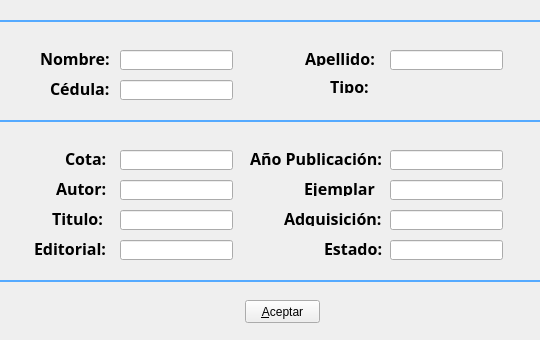
<?xml version="1.0" encoding="UTF-8"?>
<ui version="4.0">
 <class>DialogPrestamo</class>
 <widget class="QWidget" name="DialogPrestamo">
  <property name="geometry">
   <rect>
    <x>0</x>
    <y>0</y>
    <width>540</width>
    <height>340</height>
   </rect>
  </property>
  <property name="minimumSize">
   <size>
    <width>540</width>
    <height>340</height>
   </size>
  </property>
  <property name="maximumSize">
   <size>
    <width>540</width>
    <height>340</height>
   </size>
  </property>
  <property name="windowTitle">
   <string>Form</string>
  </property>
  <widget class="QLabel" name="label_3">
   <property name="geometry">
    <rect>
     <x>40</x>
     <y>50</y>
     <width>71</width>
     <height>16</height>
    </rect>
   </property>
   <property name="font">
    <font>
     <family>Baskerville Old Face</family>
     <pointsize>12</pointsize>
     <weight>75</weight>
     <bold>true</bold>
    </font>
   </property>
   <property name="text">
    <string>Nombre: </string>
   </property>
  </widget>
  <widget class="QLabel" name="label_4">
   <property name="geometry">
    <rect>
     <x>305</x>
     <y>50</y>
     <width>71</width>
     <height>16</height>
    </rect>
   </property>
   <property name="font">
    <font>
     <family>Baskerville Old Face</family>
     <pointsize>12</pointsize>
     <weight>75</weight>
     <bold>true</bold>
    </font>
   </property>
   <property name="text">
    <string>Apellido: </string>
   </property>
  </widget>
  <widget class="QLabel" name="label_5">
   <property name="geometry">
    <rect>
     <x>50</x>
     <y>80</y>
     <width>61</width>
     <height>16</height>
    </rect>
   </property>
   <property name="font">
    <font>
     <family>Baskerville Old Face</family>
     <pointsize>12</pointsize>
     <weight>75</weight>
     <bold>true</bold>
    </font>
   </property>
   <property name="text">
    <string>Cédula: </string>
   </property>
  </widget>
  <widget class="QLabel" name="label_6">
   <property name="geometry">
    <rect>
     <x>330</x>
     <y>80</y>
     <width>46</width>
     <height>13</height>
    </rect>
   </property>
   <property name="font">
    <font>
     <family>Baskerville Old Face</family>
     <pointsize>12</pointsize>
     <weight>75</weight>
     <bold>true</bold>
    </font>
   </property>
   <property name="text">
    <string>Tipo: </string>
   </property>
  </widget>
  <widget class="QLineEdit" name="lineEditNombre">
   <property name="geometry">
    <rect>
     <x>120</x>
     <y>50</y>
     <width>113</width>
     <height>20</height>
    </rect>
   </property>
   <property name="readOnly">
    <bool>true</bool>
   </property>
  </widget>
  <widget class="QLineEdit" name="lineEditCedula">
   <property name="geometry">
    <rect>
     <x>120</x>
     <y>80</y>
     <width>113</width>
     <height>20</height>
    </rect>
   </property>
   <property name="readOnly">
    <bool>true</bool>
   </property>
  </widget>
  <widget class="QLineEdit" name="lineEditApellido">
   <property name="geometry">
    <rect>
     <x>390</x>
     <y>50</y>
     <width>113</width>
     <height>20</height>
    </rect>
   </property>
   <property name="readOnly">
    <bool>true</bool>
   </property>
  </widget>
  <widget class="QLabel" name="lblTipo">
   <property name="geometry">
    <rect>
     <x>390</x>
     <y>80</y>
     <width>111</width>
     <height>16</height>
    </rect>
   </property>
   <property name="font">
    <font>
     <family>Baskerville Old Face</family>
     <pointsize>12</pointsize>
     <weight>75</weight>
     <bold>true</bold>
    </font>
   </property>
   <property name="text">
    <string/>
   </property>
  </widget>
  <widget class="QLabel" name="label_7">
   <property name="geometry">
    <rect>
     <x>65</x>
     <y>150</y>
     <width>41</width>
     <height>16</height>
    </rect>
   </property>
   <property name="font">
    <font>
     <family>Baskerville Old Face</family>
     <pointsize>12</pointsize>
     <weight>75</weight>
     <bold>true</bold>
    </font>
   </property>
   <property name="text">
    <string>Cota: </string>
   </property>
  </widget>
  <widget class="QLabel" name="label_8">
   <property name="geometry">
    <rect>
     <x>56</x>
     <y>180</y>
     <width>51</width>
     <height>16</height>
    </rect>
   </property>
   <property name="font">
    <font>
     <family>Baskerville Old Face</family>
     <pointsize>12</pointsize>
     <weight>75</weight>
     <bold>true</bold>
    </font>
   </property>
   <property name="text">
    <string>Autor: </string>
   </property>
  </widget>
  <widget class="QLabel" name="label_9">
   <property name="geometry">
    <rect>
     <x>52</x>
     <y>210</y>
     <width>51</width>
     <height>16</height>
    </rect>
   </property>
   <property name="font">
    <font>
     <family>Baskerville Old Face</family>
     <pointsize>12</pointsize>
     <weight>75</weight>
     <bold>true</bold>
    </font>
   </property>
   <property name="text">
    <string>Titulo: </string>
   </property>
  </widget>
  <widget class="QLabel" name="label_10">
   <property name="geometry">
    <rect>
     <x>34</x>
     <y>240</y>
     <width>71</width>
     <height>16</height>
    </rect>
   </property>
   <property name="font">
    <font>
     <family>Baskerville Old Face</family>
     <pointsize>12</pointsize>
     <weight>75</weight>
     <bold>true</bold>
    </font>
   </property>
   <property name="text">
    <string>Editorial: </string>
   </property>
  </widget>
  <widget class="QLabel" name="label_11">
   <property name="geometry">
    <rect>
     <x>250</x>
     <y>150</y>
     <width>131</width>
     <height>16</height>
    </rect>
   </property>
   <property name="font">
    <font>
     <family>Baskerville Old Face</family>
     <pointsize>12</pointsize>
     <weight>75</weight>
     <bold>true</bold>
    </font>
   </property>
   <property name="text">
    <string>Año Publicación: </string>
   </property>
  </widget>
  <widget class="QLabel" name="label_12">
   <property name="geometry">
    <rect>
     <x>284</x>
     <y>210</y>
     <width>101</width>
     <height>16</height>
    </rect>
   </property>
   <property name="font">
    <font>
     <family>Baskerville Old Face</family>
     <pointsize>12</pointsize>
     <weight>75</weight>
     <bold>true</bold>
    </font>
   </property>
   <property name="text">
    <string>Adquisición: </string>
   </property>
  </widget>
  <widget class="QLabel" name="label_13">
   <property name="geometry">
    <rect>
     <x>324</x>
     <y>240</y>
     <width>61</width>
     <height>16</height>
    </rect>
   </property>
   <property name="font">
    <font>
     <family>Baskerville Old Face</family>
     <pointsize>12</pointsize>
     <weight>75</weight>
     <bold>true</bold>
    </font>
   </property>
   <property name="text">
    <string>Estado: </string>
   </property>
  </widget>
  <widget class="QLabel" name="label_14">
   <property name="geometry">
    <rect>
     <x>304</x>
     <y>180</y>
     <width>71</width>
     <height>16</height>
    </rect>
   </property>
   <property name="font">
    <font>
     <family>Baskerville Old Face</family>
     <pointsize>12</pointsize>
     <weight>75</weight>
     <bold>true</bold>
    </font>
   </property>
   <property name="text">
    <string>Ejemplar: </string>
   </property>
  </widget>
  <widget class="QLineEdit" name="lineEditCota">
   <property name="geometry">
    <rect>
     <x>120</x>
     <y>150</y>
     <width>113</width>
     <height>20</height>
    </rect>
   </property>
   <property name="readOnly">
    <bool>true</bool>
   </property>
  </widget>
  <widget class="QLineEdit" name="lineEditAutor">
   <property name="geometry">
    <rect>
     <x>120</x>
     <y>180</y>
     <width>113</width>
     <height>20</height>
    </rect>
   </property>
   <property name="readOnly">
    <bool>true</bool>
   </property>
  </widget>
  <widget class="QLineEdit" name="lineEditTitulo">
   <property name="geometry">
    <rect>
     <x>120</x>
     <y>210</y>
     <width>113</width>
     <height>20</height>
    </rect>
   </property>
   <property name="readOnly">
    <bool>true</bool>
   </property>
  </widget>
  <widget class="QLineEdit" name="lineEditEditorial">
   <property name="geometry">
    <rect>
     <x>120</x>
     <y>240</y>
     <width>113</width>
     <height>20</height>
    </rect>
   </property>
   <property name="readOnly">
    <bool>true</bool>
   </property>
  </widget>
  <widget class="QLabel" name="label_15">
   <property name="geometry">
    <rect>
     <x>-130</x>
     <y>120</y>
     <width>800</width>
     <height>2</height>
    </rect>
   </property>
   <property name="styleSheet">
    <string notr="true">background-color: rgb(85, 170, 255);</string>
   </property>
   <property name="text">
    <string/>
   </property>
  </widget>
  <widget class="QPushButton" name="pushButton">
   <property name="geometry">
    <rect>
     <x>245</x>
     <y>300</y>
     <width>75</width>
     <height>23</height>
    </rect>
   </property>
   <property name="text">
    <string>&amp;Aceptar</string>
   </property>
   <property name="icon">
    <iconset resource="recursos.qrc">
     <normaloff>:/images/aceptar.png</normaloff>:/images/aceptar.png</iconset>
   </property>
  </widget>
  <widget class="QLabel" name="label_16">
   <property name="geometry">
    <rect>
     <x>-150</x>
     <y>20</y>
     <width>800</width>
     <height>2</height>
    </rect>
   </property>
   <property name="styleSheet">
    <string notr="true">background-color: rgb(85, 170, 255);</string>
   </property>
   <property name="text">
    <string/>
   </property>
  </widget>
  <widget class="QLabel" name="label_17">
   <property name="geometry">
    <rect>
     <x>-150</x>
     <y>280</y>
     <width>800</width>
     <height>2</height>
    </rect>
   </property>
   <property name="styleSheet">
    <string notr="true">background-color: rgb(85, 170, 255);</string>
   </property>
   <property name="text">
    <string/>
   </property>
  </widget>
  <widget class="QLineEdit" name="lineEditPublicacion">
   <property name="geometry">
    <rect>
     <x>390</x>
     <y>150</y>
     <width>113</width>
     <height>20</height>
    </rect>
   </property>
   <property name="readOnly">
    <bool>true</bool>
   </property>
  </widget>
  <widget class="QLineEdit" name="lineEditAdquisicion">
   <property name="geometry">
    <rect>
     <x>390</x>
     <y>210</y>
     <width>113</width>
     <height>20</height>
    </rect>
   </property>
   <property name="readOnly">
    <bool>true</bool>
   </property>
  </widget>
  <widget class="QLineEdit" name="lineEditEstado">
   <property name="geometry">
    <rect>
     <x>390</x>
     <y>240</y>
     <width>113</width>
     <height>20</height>
    </rect>
   </property>
   <property name="readOnly">
    <bool>true</bool>
   </property>
  </widget>
  <widget class="QLineEdit" name="lineEditEjemplar">
   <property name="geometry">
    <rect>
     <x>390</x>
     <y>180</y>
     <width>113</width>
     <height>20</height>
    </rect>
   </property>
   <property name="readOnly">
    <bool>true</bool>
   </property>
  </widget>
 </widget>
 <tabstops>
  <tabstop>lineEditNombre</tabstop>
  <tabstop>lineEditCedula</tabstop>
  <tabstop>lineEditApellido</tabstop>
  <tabstop>lineEditCota</tabstop>
  <tabstop>lineEditAutor</tabstop>
  <tabstop>lineEditTitulo</tabstop>
  <tabstop>lineEditEditorial</tabstop>
  <tabstop>lineEditPublicacion</tabstop>
  <tabstop>lineEditEjemplar</tabstop>
  <tabstop>lineEditAdquisicion</tabstop>
  <tabstop>lineEditEstado</tabstop>
  <tabstop>pushButton</tabstop>
 </tabstops>
 <resources>
  <include location="recursos.qrc"/>
 </resources>
 <connections/>
</ui>
